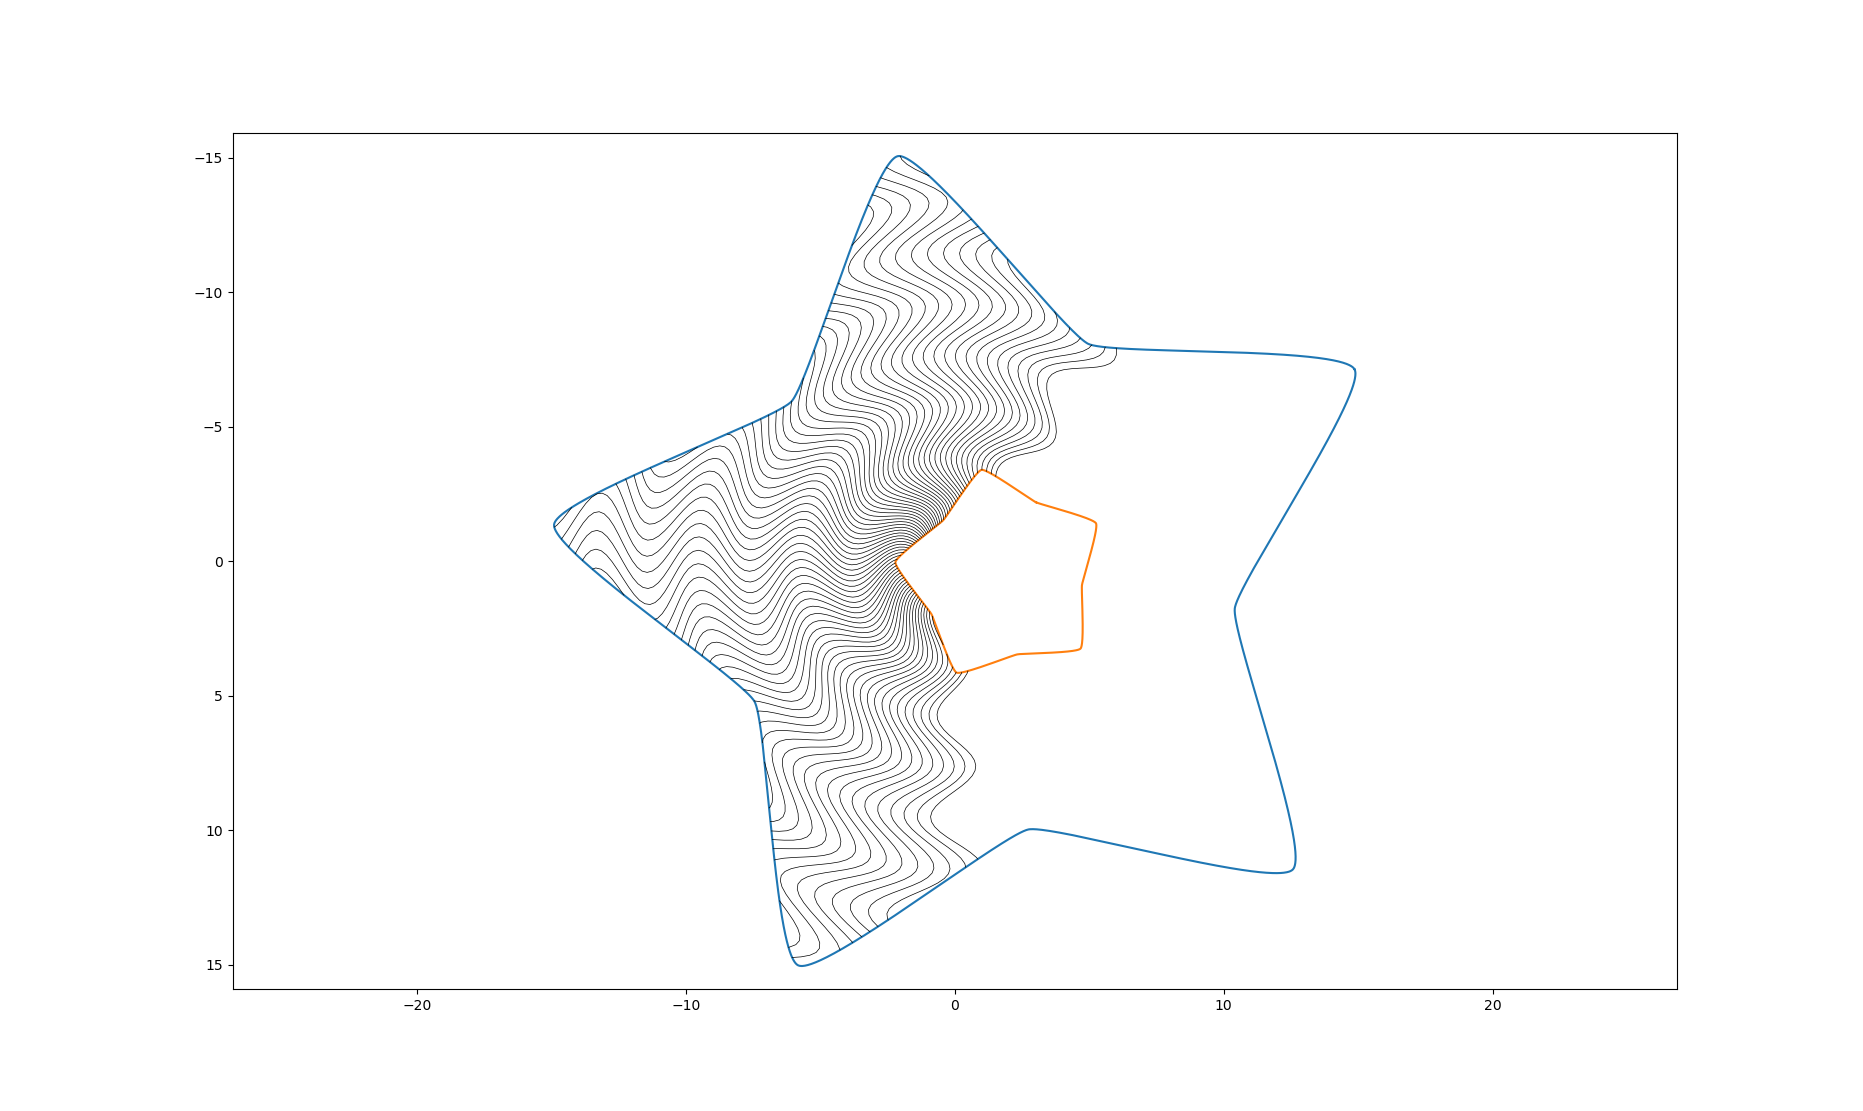

The script that drew this image:
#!/usr/bin/python
'''
This example extends example 1 and shows
how to display result with Matplotlib.
'''

from example1 import *
from matplotlib import pyplot as plt

# plot surface contour
plt.plot(*surface.contours[0].xy.T)
# plot hole contour
plt.plot(*surface.holes[0].xy.T)
# plot paths
for p in pg.paths:
    # split paths in order to only keep points within surface; split_above splits paths every time
    # they cross z=0.5, and discards every point above this value
    for q in p.split_above(limit_height=0.5):
        plt.plot(*q.xy.T, "k", linewidth=0.5)
# set plot ratio
plt.axis("equal")
# flip vertical axis to make it look like in Inkscape
plt.axis([-20,20,20,-20])
# render
plt.show()
